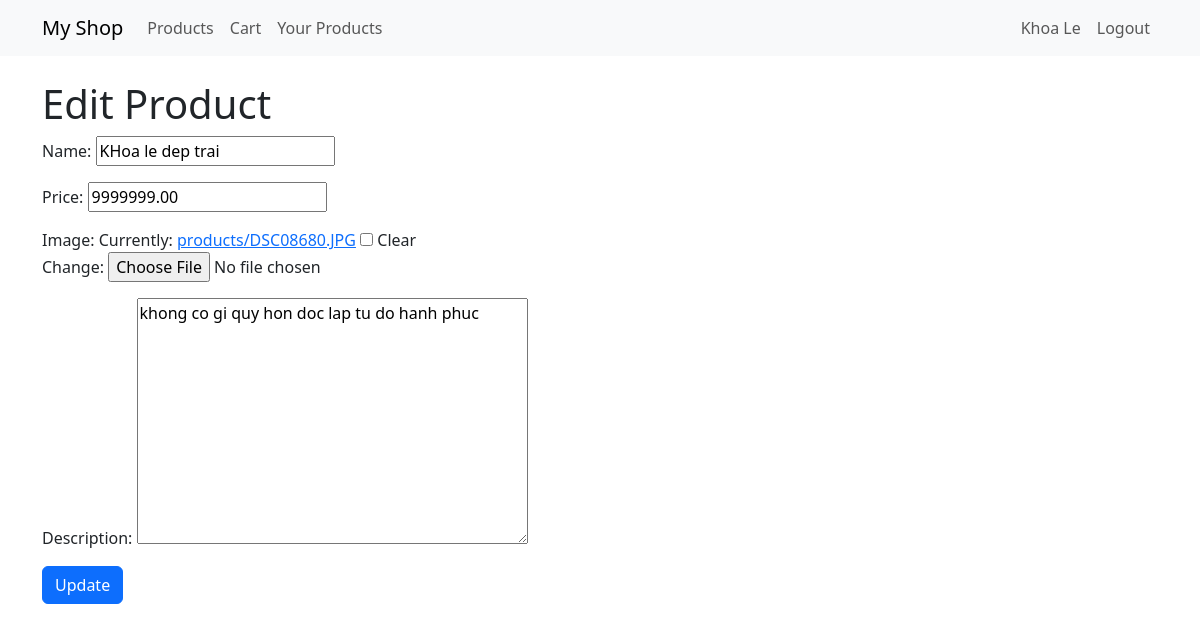
Screenshot of /edit-product/7/ (signed in) with the database file from the repository.
### app/models.py (models this page shows, shortened)
class CustomerInfo(models.Model):
    user = models.OneToOneField(User, on_delete=models.CASCADE)
    name = models.CharField(max_length=100)
    phone = models.CharField(max_length=15, blank=True)
    address = models.TextField(blank=True)
    date_of_birth = models.DateField(null=True, blank=True)
    profile_picture = models.ImageField(upload_to='customers/', blank=True, null=True)

class Product(models.Model):
    owner = models.ForeignKey(User, on_delete=models.CASCADE, related_name='products', null=True)
    name = models.CharField(max_length=200)
    price = models.DecimalField(max_digits=10, decimal_places=2)
    image = models.ImageField(upload_to='products/', blank=True, null=True)
    description = models.TextField(blank=True)

### app/views.py (the view)
# urls.py: path('edit-product/<int:product_id>/', views.edit_product, name='edit_product'),
@login_required
def edit_product(request, product_id):
    product = get_object_or_404(Product, id=product_id, owner=request.user)
    if request.method == 'POST':
        form = ProductForm(request.POST, request.FILES, instance=product)
        if form.is_valid():
            form.save()
            return redirect('your_products')
    else:
        form = ProductForm(instance=product)
    return render(request, 'edit_product.html', {'form': form})

### app/forms.py
class ProductForm(forms.ModelForm):
    class Meta:
        model = Product
        fields = ['name', 'price', 'image', 'description']

### sales_web/logging_filters.py (called while the page is built)
def get_client_ip(request):
    x_forwarded_for = request.META.get('HTTP_X_FORWARDED_FOR')
    if x_forwarded_for:
        ip = x_forwarded_for.split(',')[0]
    else:
        ip = request.META.get('REMOTE_ADDR')
    return ip

    def __call__(self, request):
        thread_local.ip = get_client_ip(request)
        response = self.get_response(request)
        return response

### app/templates/edit_product.html (shortened to what this page needs)
{% extends 'base.html' %}
{% block content %}
<h1>Edit Product</h1>
<form method="post" enctype="multipart/form-data">
    {{ form.as_p }}
    <button type="submit" class="btn btn-primary">Update</button>
</form>
{% endblock %}

### app/templates/base.html (shortened to what this page needs)
<!DOCTYPE html>
<html lang="en">
<head>
    <link href="https://cdn.jsdelivr.net/npm/bootstrap@5.3.0-alpha1/dist/css/bootstrap.min.css" rel="stylesheet">
</head>
<body>
    <nav class="navbar navbar-expand-lg navbar-light bg-light">
        <div class="container">
            <a class="navbar-brand" href="{% url 'home' %}">My Shop</a>
            <div class="collapse navbar-collapse" id="navbarNav">
                <ul class="navbar-nav me-auto">
                    <li class="nav-item">
                        <a class="nav-link" href="{% url 'product_list' %}">Products</a>
                    </li>
                    {% if user.is_authenticated %}
                    <li class="nav-item">
                        <a class="nav-link" href="{% url 'cart_list' %}">Cart</a>
                    </li>
                    <li class="nav-item">
                        <a class="nav-link" href="{% url 'your_products' %}">Your Products</a>
                    </li>
                    {% endif %}
                </ul>
                <ul class="navbar-nav">
                    {% if user.is_authenticated %}
                    <li class="nav-item">
                        <a class="nav-link" href="{% url 'edit_profile' %}">{{ user.customerinfo.name }}</a>
                    </li>
                    <li class="nav-item">
                        <a class="nav-link" href="{% url 'logout' %}">Logout</a>
                    </li>
                    {% endif %}
                </ul>
            </div>
        </div>
    </nav>
    <div class="container mt-4">
        {% block content %}
        {% endblock %}
    </div>
</body>
</html>

### rows the page displays
Product: name "KHoa le dep trai", price "9999999.00", description "khong co gi quy hon doc lap tu do hanh phuc"

### other values shown
{{ user.customerinfo.name }} "Khoa Le"
